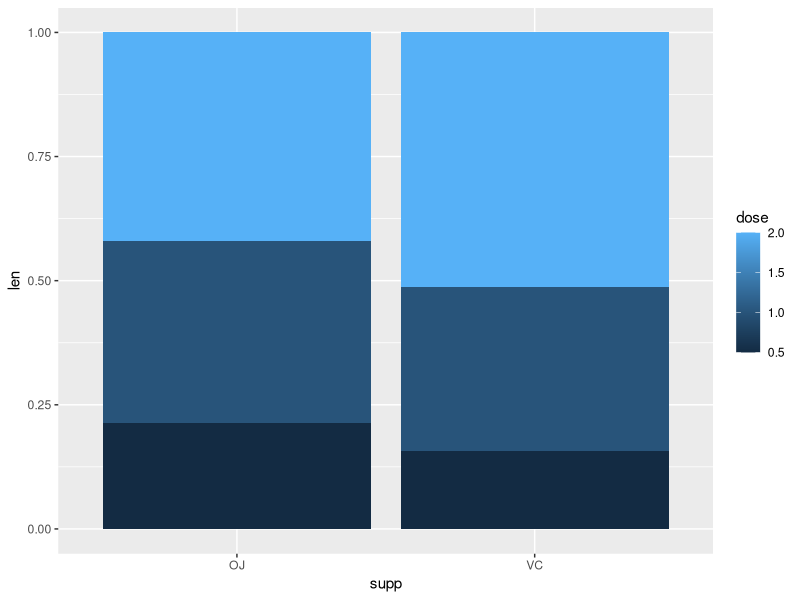

Recreate this plot in R.
library(ggplot2)


# Aca hago un grafico

ggplot(data = ToothGrowth, aes( x = supp, y = len, fill = dose) ) +

geom_col(position = "fill")

